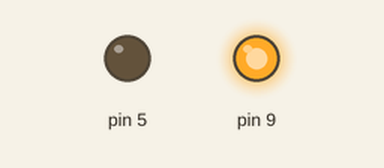
Bench run of a sketch on a simulated Arduino Uno, built with avr-gcc and run on an emulated ATmega328P. Shown: output pins drawn as LEDs (lit = HIGH).

Above: at 1.5 s.
At 3.5 s:
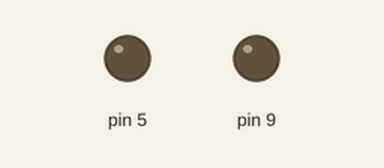
At 5.5 s:
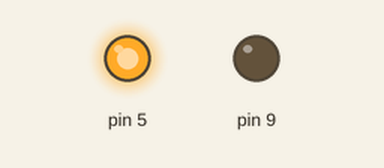
Timing chart, 0 to 10.4 s (numbered marks = the images above):
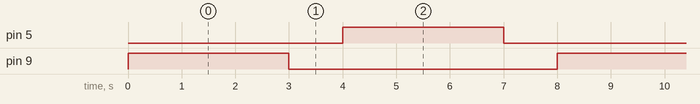

The sketch:

brilliant_juttuli1.ino
```cpp
// C++ code
//
void setup()
{
  pinMode(9,OUTPUT);
  pinMode(5,OUTPUT);
}

void loop()
  {
  digitalWrite(9,HIGH);
  delay(3000); // Wait for 5000 millisecond(s)
  digitalWrite(9,LOW);
  delay(1000); // Wait for 1000 millisecond(s)
  digitalWrite(5,HIGH);
  delay(3000); // Wait for 5000 millisecond(s)
  digitalWrite(5,LOW);
  delay(1000); // Wait for 1000 millisecond(s)
}

  
```

Measured:
- by itself, pin 5, pin 9: alternates HIGH for 3.0 s and LOW for 5.0 s
- by itself, everything shown: repeats every 8.0 s, in 4 steps
